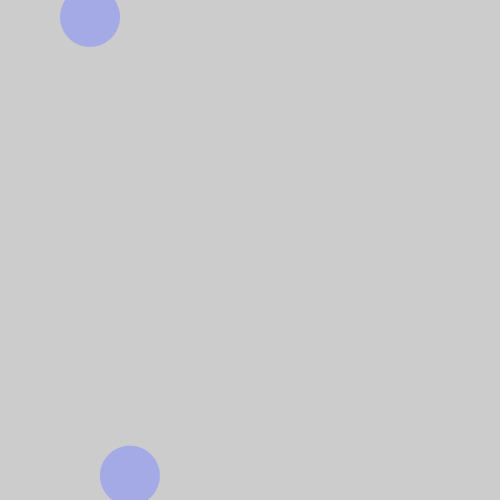
Frame 1 (no input)
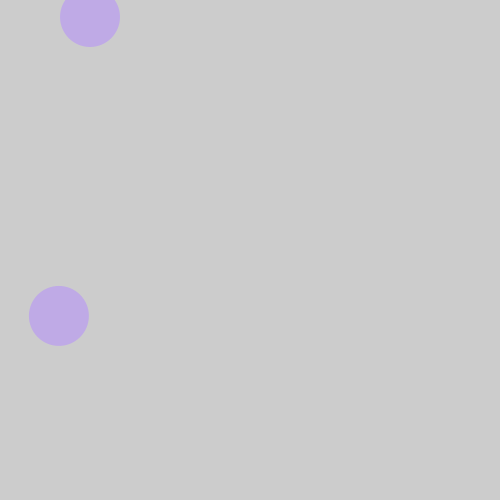
Frame 60 (the mouse pressed at the canvas centre just before this capture)
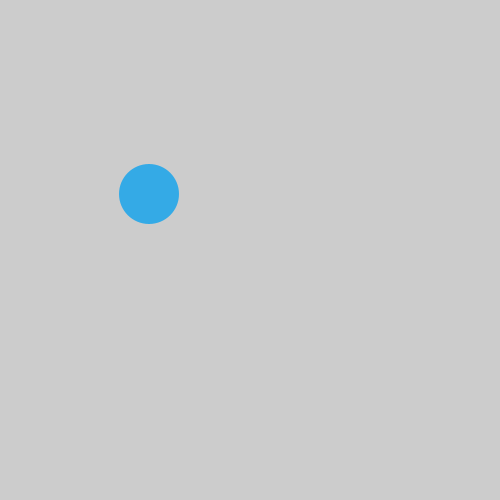
Frame 120 (the mouse held since frame 60 and released just before this capture)

The Processing sketch that drew these frames (run headless with seeded random() and noise(); from frame 60 on, the mouse is pressed at the canvas centre):

// Processing sketch: Exercise_26_1
// ── Exercise_26_1.pde
//Animate a shape to react when the mouse is pressed 
//and when it is released.

float x = 90.0;
float y = 17.0;

void setup() {
  size(500,500);
 
  smooth();
  noStroke();
  
}


void draw() {
   background(204);
  myFunction(random(255));

}


void myFunction(float randomRed) {
  fill(randomRed, 170, 230);
  
  ellipse (x,y, 60, 60);
    if (mousePressed == true){
    x += 1;
    y += 3;
  }  else {
  ellipse (random(width), random(height), 60, 60);
  } 
  
}
